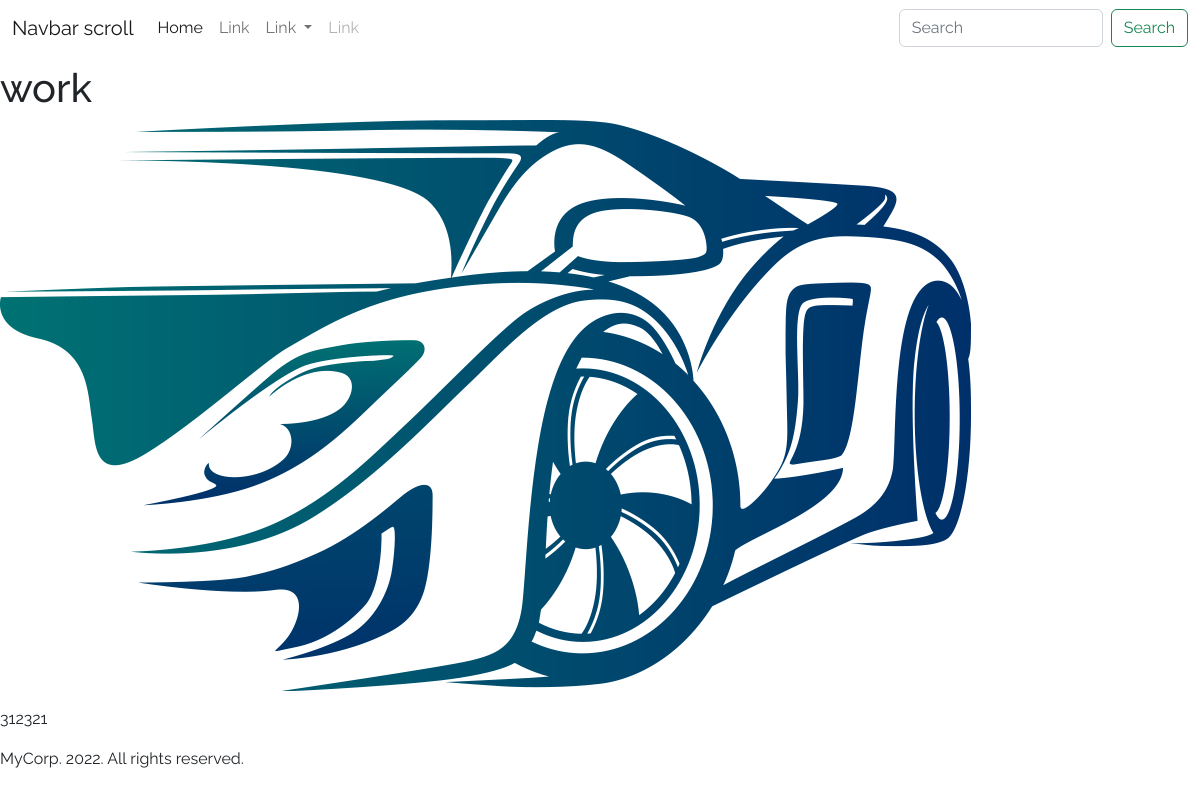
Screenshot of /post/work/ with the database file from the repository.
### info/models.py (models this page shows, shortened)
class InfoForAll(models.Model):
    title = models.CharField(max_length=255)
    slug = models.SlugField(max_length=255, unique=True, db_index=True, verbose_name="URL")
    content = models.TextField(blank=True)
    photo = models.ImageField(upload_to="photos/%Y/%m/%d/")
    time_create = models.DateTimeField(auto_now_add=True)
    time_update = models.DateTimeField(auto_now=True)
    is_published = models.BooleanField(default=True)
    cat = models.ForeignKey('Category', on_delete=models.PROTECT)

### info/views.py (the view)
# urls.py: path('post/<slug:post_slug>/', ShowPost.as_view(), name='post'),
class ShowPost(DetailView):
    model = InfoForAll
    template_name = 'city/post.html'
    slug_url_kwarg = 'post_slug'
    context_object_name = 'post'
    def get_context_data(self, *, object_list=None, **kwargs):
        context = super().get_context_data(**kwargs)
        context['title'] = context['post']
        return context

### info/templates/city/post.html
{% extends "base.html" %}
{% block content %}
<h1>{{post.title}}</h1>
{% if post.photo %}
<p><img class="img-article-left" src="{{post.photo.url}}"></p>
{% endif %}
{{post.content|linebreaks}}
{% endblock %}

### info/static/css/style.css (style rules this page uses)
body { font-family: 'Raleway', sans-serif; }

### rows the page displays
InfoForAll: title "work", photo (picture), content "312321"
